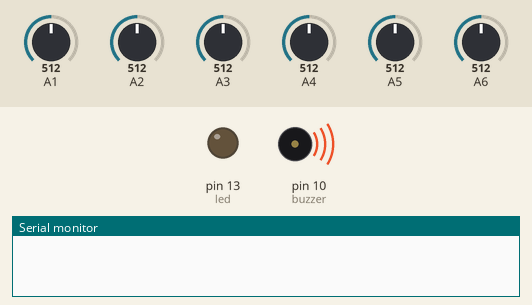
A sketch run on a simulated Arduino Nano, built with avr-gcc and run on an emulated ATmega328P. On the bench: output pins drawn as LEDs (lit = HIGH), buzzer (waves = sounding), the last lines printed to the serial monitor. The inputs (shaded band) are chosen by the test bench; at power-on: A3 = 512, A1 = 512, A4 = 512, A2 = 512, A5 = 512, A6 = 512. Pins used as bus, display or sensor lines are not drawn.

Above: at 0.01 s.
At 1.4 s:
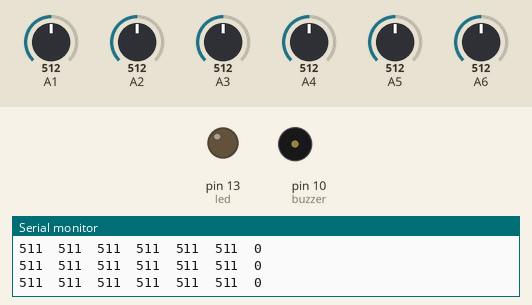
1.5 s: A3 set to 558
4.5 s: A3 set to 584
7.5 s: A1 set to 606
9.0 s: A1 set to 628
12.0 s: A4 set to 25
15.0 s: A4 set to 21
Timing chart, 0 to 17.5 s (numbered marks = the images above; inputs shaded):
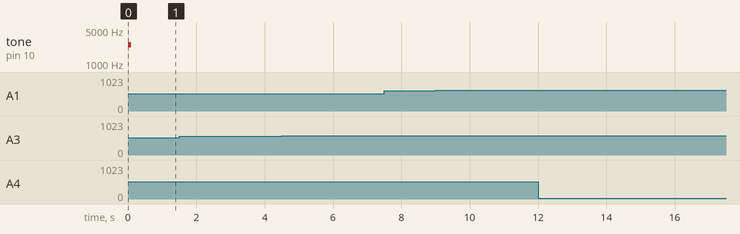

The sketch:

prueba_sensores.ino
```cpp
#define boton 2
#define buzzer 10
#define led 13

bool debug = true; //para evitar que se esten mandando los outputs en consola cambiar a false
int s[] = {0,0,0,0,0,0};

void setup(){
  Serial.begin(9600);
  peri_setup();
  sensores_setup();

  bip(); //avisa que termino de inicializarse
}

void loop()
{
  int p = posRel();
  if (debug){
    Serial.print(s[0]);
    Serial.print("\t");
    Serial.print(s[1]);
    Serial.print("\t");
    Serial.print(s[2]);
    Serial.print("\t");
    Serial.print(s[3]);
    Serial.print("\t");
    Serial.print(s[4]);
    Serial.print("\t");
    Serial.print(s[5]);
    Serial.print("\t");
    Serial.println(p);
  }
}
```

motores.ino
```cpp
//define pines (motor A es el izquierdo, y el B el derecho)
//en el driver, los pines A estan conectados al motor B, y viceversa. Los pines los defini para seguir la idea de A es izquierda y B es derecha
//o sea, los que dicen A efectivamente van a mover al motor A en el codigo (aunque realmente estamos moviendo al BINx del driver)
#define PWMA 5 //segun esquematico, pin 6
#define AIN1 8 //segun esquematico, pin 4
#define AIN2 9 //segun esquematico, pin 7

#define PWMB 6 //segun esquematico, pin 5
#define BIN1 4 //segun esquematico, pin 8
#define BIN2 7 //segun esquematico, pin 9

void driverM_setup(){
  pinMode(AIN1,OUTPUT);
  pinMode(AIN2,OUTPUT);
  pinMode(BIN1,OUTPUT);
  pinMode(BIN2,OUTPUT);
  pinMode(PWMA,OUTPUT);
  pinMode(PWMB,OUTPUT);
}

void motorI(int num){
  if (num >= 0){
    //avanza
    digitalWrite(AIN1, HIGH);
    digitalWrite(AIN2, LOW);
  } else {
    //retrocede
    digitalWrite(AIN2, HIGH);
    digitalWrite(AIN1, LOW);
    num = num * (-1);
  }

  //mover el motor
  analogWrite(PWMA, num);
}

void motorD(int num){
  if (num >= 0){
    //avanza
    digitalWrite(BIN1, HIGH);
    digitalWrite(BIN2, LOW);
  } else {
    //retrocede
    digitalWrite(BIN2, HIGH);
    digitalWrite(BIN1, LOW);
    num = num * (-1);
  }

  //mover el motor
  analogWrite(PWMB, num);
}

void motores(int izq, int der){
  motorI(izq);
  motorD(der);
}
```

perifericos.ino
```cpp
void peri_setup(){
  pinMode(buzzer,OUTPUT);
  pinMode(boton,INPUT);
  pinMode(led,OUTPUT);
}

void bipBkn(int freq, int t, int espera){
  //hace un sonido personalizado
  if (freq > 20000){freq=20000;} else if (freq < 20) {freq = 20;}
  tone(buzzer,freq, t);
  delay(t + espera); //tiempo de espera adicional entre tonos
}

void bip(){
  //un sonidito generico
  tone(buzzer,2500, 100);
  delay(200);
}

void esperarBoton(){
  //para las pruebas de motores y sensores es util
  while (digitalRead(boton) == false);
  bip(); //avisa de que el boton si fue presionado
}
```

sensores.ino
```cpp
//definicion pines
#define pinIR 11


int pos = 0;
int lastPos = 0;

void sensores_setup()
{
  pinMode(pinIR, OUTPUT);
}

void leer(){
  digitalWrite(pinIR, HIGH); //"encendido" del IR
  s[5] = analogRead(A1); //el A1 es el de mas a la derecha
  s[4] = analogRead(A2);
  s[3] = analogRead(A3);
  s[2] = analogRead(A4);
  s[1] = analogRead(A5);
  s[0] = analogRead(A6); //el A6 es el de mas a la izquierda
  digitalWrite(pinIR,LOW);//"apagado" del IR

  for(int i = 0;i<6;i++){
    s[i] = map(s[i],0,1023,1023,0); //asi lee linea blanca sobre fondo negro
  }

}

int posRel(){
  leer();
  float sumaPonderada = -2.5*s[0]-1.5*s[1]-0.5*s[2]+0.5*s[3]+1.5*s[4]+2.5*s[5];
  float suma = s[0]+s[1]+s[2]+s[3]+s[4]+s[5];
  bool enLinea = false;

  if (suma > 1000){
    enLinea = true;
    }

  if (enLinea){
    pos = int(100.0 * sumaPonderada / suma);
  } else { //trata de volver a la linea
    if (lastPos < 0) {
      pos = -255;
    } else if (lastPos >= 0) {
      pos = 255;
    }
  }
  lastPos = pos;
  return pos;
}
```
